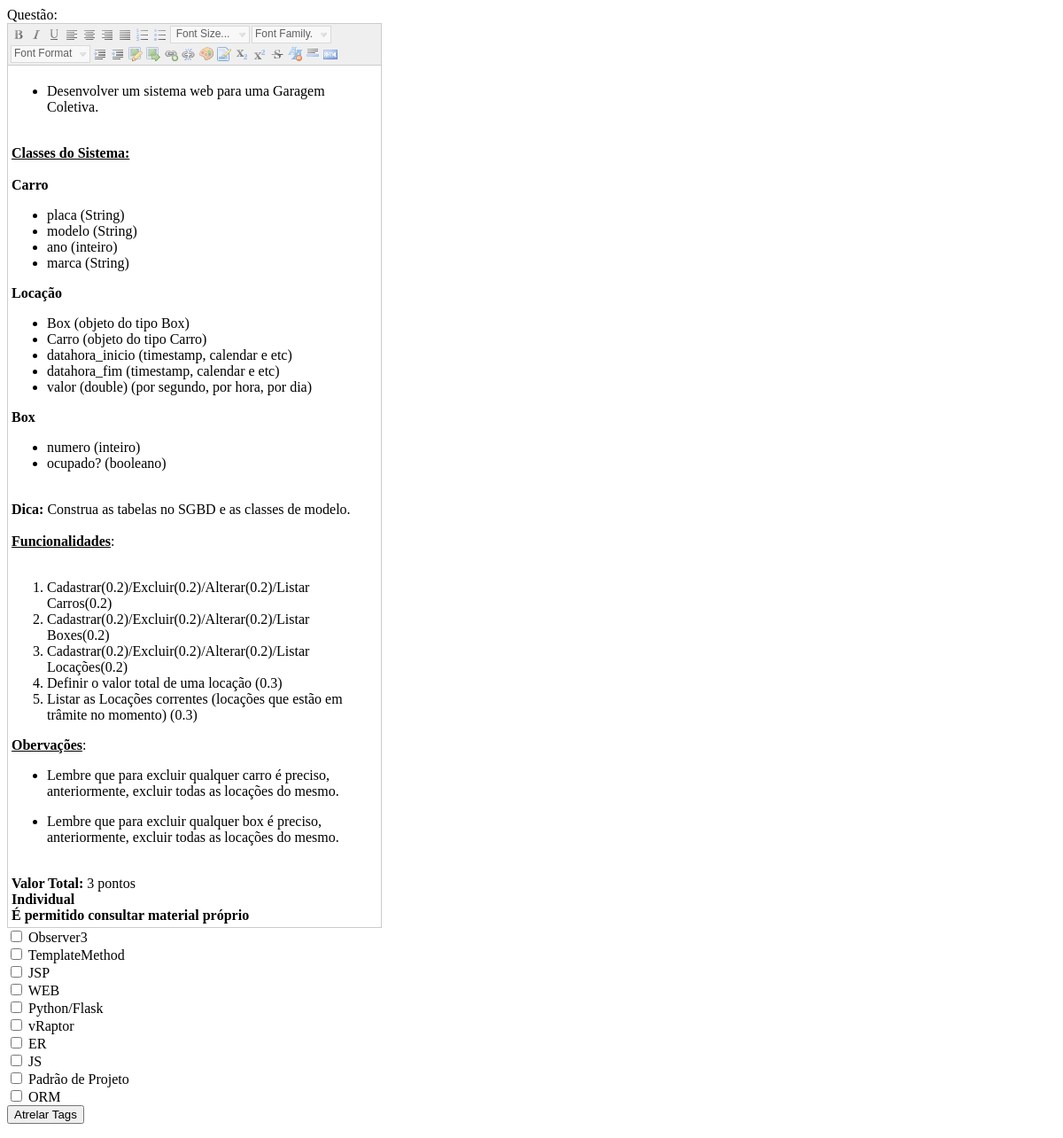
Before: /tela_adicionar_tags/13 with the older database file.
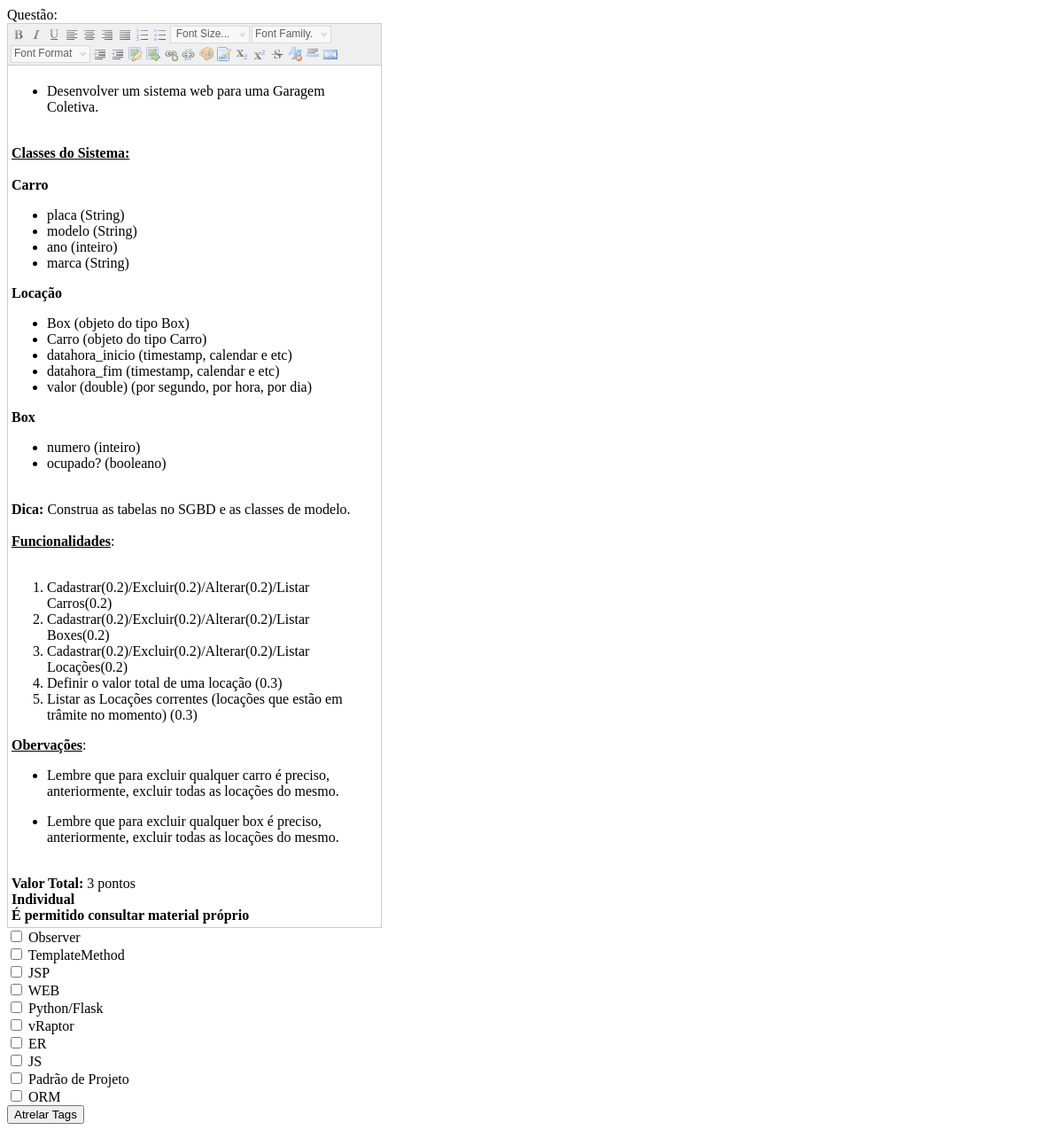
After: the same page with the newer database file.
### tables this page shows
CREATE TABLE tags (
    id INTEGER PRIMARY KEY AUTOINCREMENT,
    tag text
);

### main.py (the view)
@app.route("/tela_adicionar_tags/<int:id>", methods=['GET'])
def tela_adicionar_tags(id):
    conn = sqlite3.connect("database.db")
    cur = conn.cursor()
    cur.execute("SELECT * FROM questoes where questoes.id = ?", [id])
    questao = cur.fetchone()
    cur.execute("SELECT * FROM tags")
    vetTag = cur.fetchall()
    cur.execute("SELECT * FROM questoes inner join questoes_tags on (questoes.id = questao_id) where questoes.id = ?", [id])
    vetQuestaoTag = cur.fetchall()
    cur.close()
    conn.close()
    return render_template('tela_adicionar_tags.html', vetTag=vetTag, questao=questao)

### templates/tela_adicionar_tags.html (shortened to what this page needs)
<html>
    <head>
</head>
<body>
<form method="post" action="/adicionar_tags">
    Questão: <textarea name="questao" rows="10" cols="50">{{questao[1]}}</textarea>
    {% for tag in vetTag %}
        <input name="tags" type="checkbox" value="{{tag[0]}}"> {{tag[1]}}
        <br>
    {% endfor %}
    <input type="submit" value="Atrelar Tags">
</form>
</body>
</html>

Changed rows visible on the page:
changed tags: tag "Observer3" → "Observer"
